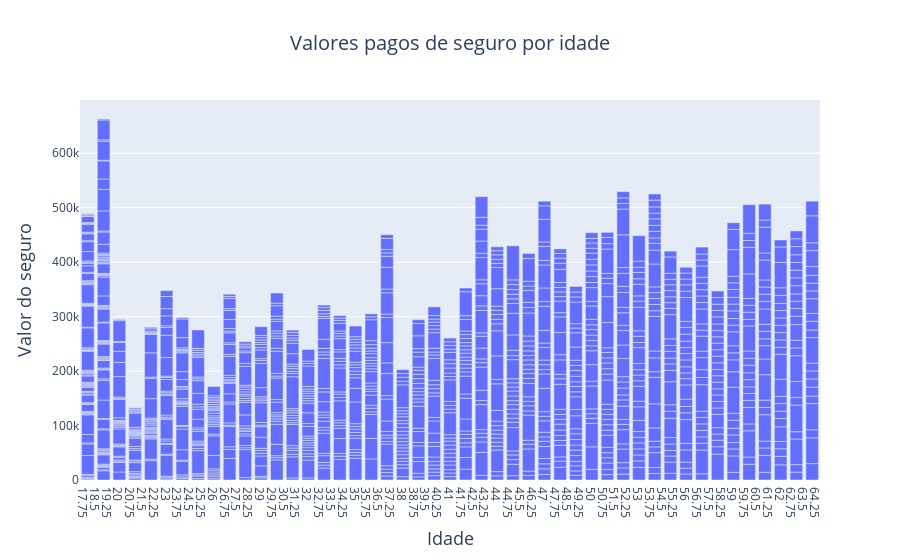

Notebook source saved alongside this figure:
### Code cell
# Um somatório dos valores pagos do seguro por idade. 
import plotly.graph_objects as go

age = list(df_seguro['age'])
#bmi = list(df_seguro['bmi'])
charges = list(df_seguro['charges'])

fig = go.Figure(go.Bar(x = age, y = charges))

fig.update_layout(
    title={
        'text': "Valores pagos de seguro por idade",
        'x': 0.5,
        'font_size': 20
    },
    xaxis_title = {'text':'Idade', 'font_size': 18},
    yaxis_title = {'text':'Valor do seguro', 'font_size': 18},
    xaxis = dict(
        tickmode = 'linear',
        tick0 = 0.5,
        dtick = 0.75,
    ),

)

fig.show()

### Figure 1 — Plotly figure (JSON) as saved in the notebook; plotly's stock layout.template omitted (floating-point values rounded to 4 significant figures; data arrays with more than 128 entries replaced by an {"elided": "..."} marker saying what was removed)
{"data": [{"type": "bar", "x": {"elided": "1338 int values"}, "y": {"elided": "1338 float values"}}], "layout": {"title": {"font": {"size": 20}, "text": "Valores pagos de seguro por idade", "x": 0.5}, "xaxis": {"dtick": 0.75, "tick0": 0.5, "tickmode": "linear", "title": {"font": {"size": 18}, "text": "Idade"}}, "yaxis": {"title": {"font": {"size": 18}, "text": "Valor do seguro"}}}}
